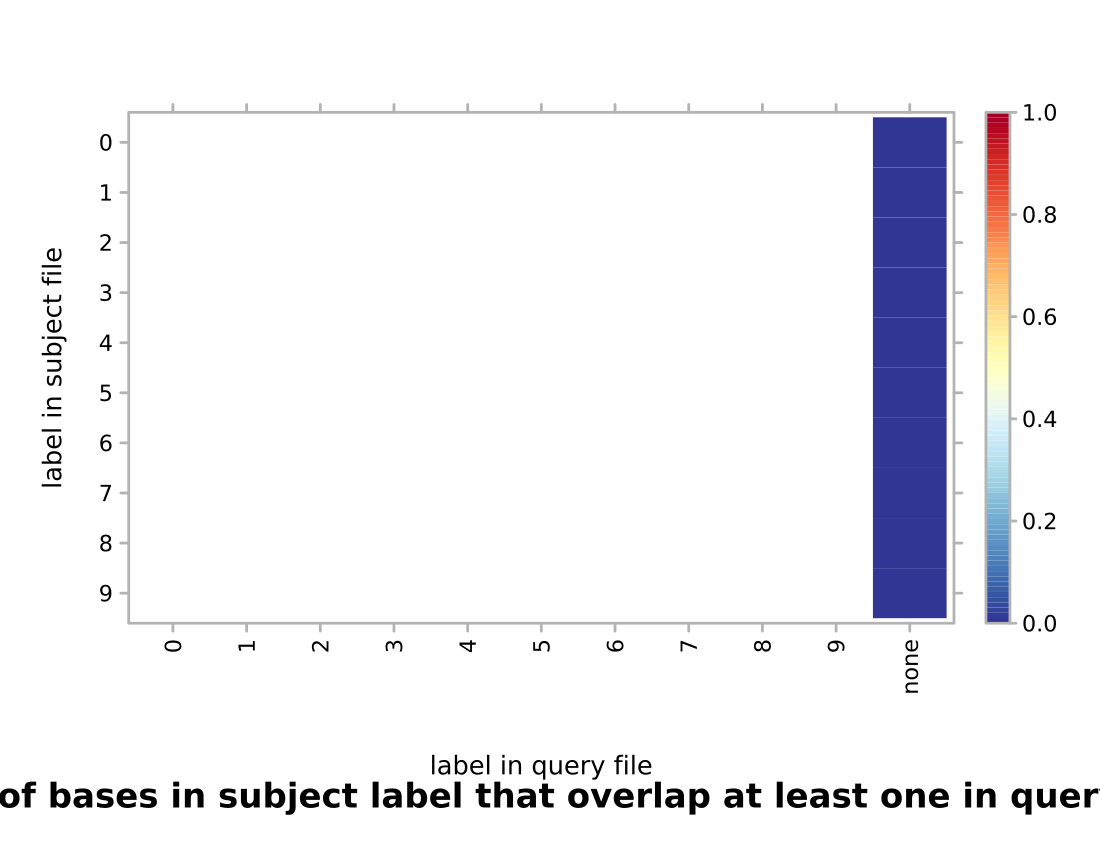

Write the R code that produced this figure.
#!/usr/bin/env Rscript
## transcript produced by Segtools 1.1.14

segtools.r.dirname <-
  system2("python",
          c("-c", "'import segtools; print segtools.get_r_dirname()'"),
          stdout = TRUE)

source(file.path(segtools.r.dirname, 'common.R'))
source(file.path(segtools.r.dirname, 'overlap.R'))
save.overlap.performance('./K5ex23rand100bp1bp/overlap-direct', 'overlap.performance', './K5ex23rand100bp1bp/overlap-direct/overlap.tab', row.normalize = 'FALSE', mnemonic_file = '', clobber = FALSE, col_mnemonic_file = '')
save.overlap.heatmap('./K5ex23rand100bp1bp/overlap-direct', 'overlap', './K5ex23rand100bp1bp/overlap-direct/overlap.tab', clobber = FALSE, col_mnemonic_file = '', cluster = FALSE, max_contrast = FALSE, row.normalize = 'FALSE', mnemonic_file = '')
